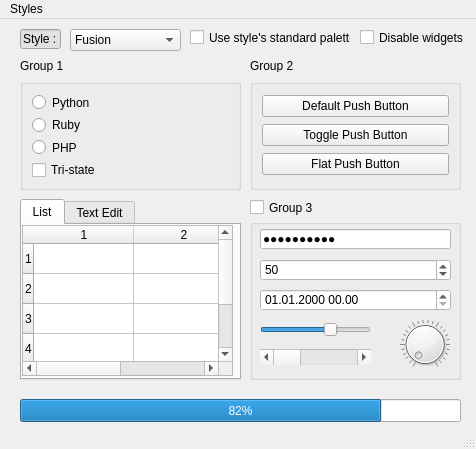
<?xml version="1.0" encoding="UTF-8"?>
<ui version="4.0">
 <class>MainWindow</class>
 <widget class="QMainWindow" name="MainWindow">
  <property name="geometry">
   <rect>
    <x>0</x>
    <y>0</y>
    <width>476</width>
    <height>449</height>
   </rect>
  </property>
  <property name="baseSize">
   <size>
    <width>2</width>
    <height>2</height>
   </size>
  </property>
  <property name="windowTitle">
   <string>MainWindow</string>
  </property>
  <property name="inputMethodHints">
   <set>Qt::ImhNone</set>
  </property>
  <property name="iconSize">
   <size>
    <width>24</width>
    <height>24</height>
   </size>
  </property>
  <widget class="QWidget" name="centralwidget">
   <widget class="QProgressBar" name="progressBar">
    <property name="geometry">
     <rect>
      <x>20</x>
      <y>380</y>
      <width>441</width>
      <height>23</height>
     </rect>
    </property>
    <property name="layoutDirection">
     <enum>Qt::LeftToRight</enum>
    </property>
    <property name="autoFillBackground">
     <bool>false</bool>
    </property>
    <property name="styleSheet">
     <string notr="true"/>
    </property>
    <property name="value">
     <number>82</number>
    </property>
    <property name="alignment">
     <set>Qt::AlignCenter</set>
    </property>
    <property name="textVisible">
     <bool>true</bool>
    </property>
    <property name="orientation">
     <enum>Qt::Horizontal</enum>
    </property>
    <property name="textDirection">
     <enum>QProgressBar::TopToBottom</enum>
    </property>
   </widget>
   <widget class="QCheckBox" name="checkBox">
    <property name="geometry">
     <rect>
      <x>190</x>
      <y>10</y>
      <width>161</width>
      <height>17</height>
     </rect>
    </property>
    <property name="text">
     <string>Use style's standard palette </string>
    </property>
   </widget>
   <widget class="QCheckBox" name="checkBox_3">
    <property name="geometry">
     <rect>
      <x>360</x>
      <y>10</y>
      <width>121</width>
      <height>17</height>
     </rect>
    </property>
    <property name="text">
     <string>Disable widgets</string>
    </property>
   </widget>
   <widget class="QGroupBox" name="groupBox">
    <property name="geometry">
     <rect>
      <x>20</x>
      <y>60</y>
      <width>221</width>
      <height>111</height>
     </rect>
    </property>
    <property name="styleSheet">
     <string notr="true"/>
    </property>
    <layout class="QVBoxLayout" name="verticalLayout_2">
     <item>
      <widget class="QRadioButton" name="radioButton">
       <property name="text">
        <string>Python</string>
       </property>
      </widget>
     </item>
     <item>
      <widget class="QRadioButton" name="radioButton_2">
       <property name="text">
        <string>Ruby</string>
       </property>
      </widget>
     </item>
     <item>
      <widget class="QRadioButton" name="radioButton_3">
       <property name="text">
        <string>PHP</string>
       </property>
      </widget>
     </item>
     <item>
      <widget class="QCheckBox" name="checkBox_4">
       <property name="autoFillBackground">
        <bool>false</bool>
       </property>
       <property name="text">
        <string>Tri-state</string>
       </property>
       <property name="checkable">
        <bool>true</bool>
       </property>
       <property name="autoRepeat">
        <bool>false</bool>
       </property>
       <property name="tristate">
        <bool>false</bool>
       </property>
      </widget>
     </item>
    </layout>
   </widget>
   <widget class="QTabWidget" name="tabWidget_2">
    <property name="geometry">
     <rect>
      <x>20</x>
      <y>180</y>
      <width>221</width>
      <height>181</height>
     </rect>
    </property>
    <property name="currentIndex">
     <number>0</number>
    </property>
    <widget class="QWidget" name="tab">
     <attribute name="title">
      <string>List</string>
     </attribute>
     <widget class="QTableWidget" name="tableWidget">
      <property name="geometry">
       <rect>
        <x>0</x>
        <y>0</y>
        <width>211</width>
        <height>151</height>
       </rect>
      </property>
      <row>
       <property name="text">
        <string>1</string>
       </property>
      </row>
      <row>
       <property name="text">
        <string>2</string>
       </property>
      </row>
      <row>
       <property name="text">
        <string>3</string>
       </property>
      </row>
      <row>
       <property name="text">
        <string>4</string>
       </property>
      </row>
      <row>
       <property name="text">
        <string>5</string>
       </property>
      </row>
      <column>
       <property name="text">
        <string>1</string>
       </property>
      </column>
      <column>
       <property name="text">
        <string>2</string>
       </property>
      </column>
     </widget>
    </widget>
    <widget class="QWidget" name="tab_2">
     <attribute name="title">
      <string>Text Edit</string>
     </attribute>
    </widget>
   </widget>
   <widget class="QGroupBox" name="groupBox_2">
    <property name="geometry">
     <rect>
      <x>250</x>
      <y>60</y>
      <width>211</width>
      <height>111</height>
     </rect>
    </property>
    <property name="styleSheet">
     <string notr="true"/>
    </property>
    <layout class="QVBoxLayout" name="verticalLayout">
     <item>
      <widget class="QPushButton" name="pushButton">
       <property name="text">
        <string>Default Push Button</string>
       </property>
      </widget>
     </item>
     <item>
      <widget class="QPushButton" name="pushButton_2">
       <property name="text">
        <string>Toggle Push Button</string>
       </property>
      </widget>
     </item>
     <item>
      <widget class="QPushButton" name="pushButton_3">
       <property name="enabled">
        <bool>true</bool>
       </property>
       <property name="text">
        <string>Flat Push Button</string>
       </property>
      </widget>
     </item>
    </layout>
   </widget>
   <widget class="QComboBox" name="comboBox">
    <property name="geometry">
     <rect>
      <x>70</x>
      <y>10</y>
      <width>111</width>
      <height>22</height>
     </rect>
    </property>
    <item>
     <property name="text">
      <string>Fusion</string>
     </property>
    </item>
   </widget>
   <widget class="QCheckBox" name="checkBox_2">
    <property name="geometry">
     <rect>
      <x>250</x>
      <y>180</y>
      <width>70</width>
      <height>17</height>
     </rect>
    </property>
    <property name="text">
     <string>Group 3</string>
    </property>
   </widget>
   <widget class="QGroupBox" name="groupBox_3">
    <property name="geometry">
     <rect>
      <x>250</x>
      <y>200</y>
      <width>211</width>
      <height>161</height>
     </rect>
    </property>
    <property name="styleSheet">
     <string notr="true"/>
    </property>
    <widget class="QSpinBox" name="spinBox">
     <property name="geometry">
      <rect>
       <x>10</x>
       <y>40</y>
       <width>191</width>
       <height>22</height>
      </rect>
     </property>
     <property name="styleSheet">
      <string notr="true">background-color: rgb(255, 255, 255);</string>
     </property>
     <property name="value">
      <number>50</number>
     </property>
    </widget>
    <widget class="QDateTimeEdit" name="dateTimeEdit">
     <property name="geometry">
      <rect>
       <x>10</x>
       <y>70</y>
       <width>191</width>
       <height>22</height>
      </rect>
     </property>
     <property name="styleSheet">
      <string notr="true">background-color: rgb(255, 255, 255);</string>
     </property>
     <property name="inputMethodHints">
      <set>Qt::ImhDate|Qt::ImhTime</set>
     </property>
     <property name="displayFormat">
      <string>dd.MM.yyyy HH.mm</string>
     </property>
    </widget>
    <widget class="QSlider" name="horizontalSlider">
     <property name="geometry">
      <rect>
       <x>10</x>
       <y>100</y>
       <width>111</width>
       <height>22</height>
      </rect>
     </property>
     <property name="sizePolicy">
      <sizepolicy hsizetype="Expanding" vsizetype="Fixed">
       <horstretch>0</horstretch>
       <verstretch>0</verstretch>
      </sizepolicy>
     </property>
     <property name="maximumSize">
      <size>
       <width>16777215</width>
       <height>22</height>
      </size>
     </property>
     <property name="baseSize">
      <size>
       <width>2</width>
       <height>2</height>
      </size>
     </property>
     <property name="tabletTracking">
      <bool>false</bool>
     </property>
     <property name="styleSheet">
      <string notr="true"/>
     </property>
     <property name="singleStep">
      <number>1</number>
     </property>
     <property name="value">
      <number>65</number>
     </property>
     <property name="orientation">
      <enum>Qt::Horizontal</enum>
     </property>
     <property name="invertedAppearance">
      <bool>false</bool>
     </property>
     <property name="invertedControls">
      <bool>false</bool>
     </property>
     <property name="tickPosition">
      <enum>QSlider::NoTicks</enum>
     </property>
     <property name="tickInterval">
      <number>0</number>
     </property>
    </widget>
    <widget class="QDial" name="dial">
     <property name="geometry">
      <rect>
       <x>150</x>
       <y>100</y>
       <width>50</width>
       <height>51</height>
      </rect>
     </property>
     <property name="wrapping">
      <bool>false</bool>
     </property>
     <property name="notchesVisible">
      <bool>true</bool>
     </property>
    </widget>
    <widget class="QLineEdit" name="PasswordField">
     <property name="enabled">
      <bool>true</bool>
     </property>
     <property name="geometry">
      <rect>
       <x>10</x>
       <y>10</y>
       <width>191</width>
       <height>20</height>
      </rect>
     </property>
     <property name="styleSheet">
      <string notr="true">background-color: rgb(255, 255, 255);</string>
     </property>
     <property name="inputMethodHints">
      <set>Qt::ImhHiddenText|Qt::ImhNoAutoUppercase|Qt::ImhNoPredictiveText|Qt::ImhSensitiveData</set>
     </property>
     <property name="inputMask">
      <string/>
     </property>
     <property name="text">
      <string>helloworld</string>
     </property>
     <property name="echoMode">
      <enum>QLineEdit::Password</enum>
     </property>
    </widget>
    <widget class="QScrollBar" name="horizontalScrollBar">
     <property name="geometry">
      <rect>
       <x>10</x>
       <y>130</y>
       <width>111</width>
       <height>16</height>
      </rect>
     </property>
     <property name="autoFillBackground">
      <bool>true</bool>
     </property>
     <property name="styleSheet">
      <string notr="true"/>
     </property>
     <property name="orientation">
      <enum>Qt::Horizontal</enum>
     </property>
     <property name="invertedControls">
      <bool>false</bool>
     </property>
    </widget>
   </widget>
   <widget class="QLabel" name="label">
    <property name="geometry">
     <rect>
      <x>20</x>
      <y>40</y>
      <width>47</width>
      <height>13</height>
     </rect>
    </property>
    <property name="text">
     <string>Group 1</string>
    </property>
   </widget>
   <widget class="QLabel" name="label_2">
    <property name="geometry">
     <rect>
      <x>250</x>
      <y>40</y>
      <width>47</width>
      <height>13</height>
     </rect>
    </property>
    <property name="text">
     <string>Group 2</string>
    </property>
   </widget>
   <widget class="QLineEdit" name="lineEdit">
    <property name="geometry">
     <rect>
      <x>20</x>
      <y>10</y>
      <width>41</width>
      <height>20</height>
     </rect>
    </property>
    <property name="styleSheet">
     <string notr="true">background-color: rgb(225, 225, 225);</string>
    </property>
    <property name="text">
     <string>Style :</string>
    </property>
   </widget>
  </widget>
  <widget class="QMenuBar" name="menubar">
   <property name="geometry">
    <rect>
     <x>0</x>
     <y>0</y>
     <width>476</width>
     <height>21</height>
    </rect>
   </property>
   <widget class="QMenu" name="menuStyles">
    <property name="title">
     <string>Styles</string>
    </property>
    <property name="toolTipsVisible">
     <bool>false</bool>
    </property>
   </widget>
   <addaction name="menuStyles"/>
  </widget>
  <widget class="QStatusBar" name="statusbar"/>
 </widget>
 <resources/>
 <connections/>
</ui>
